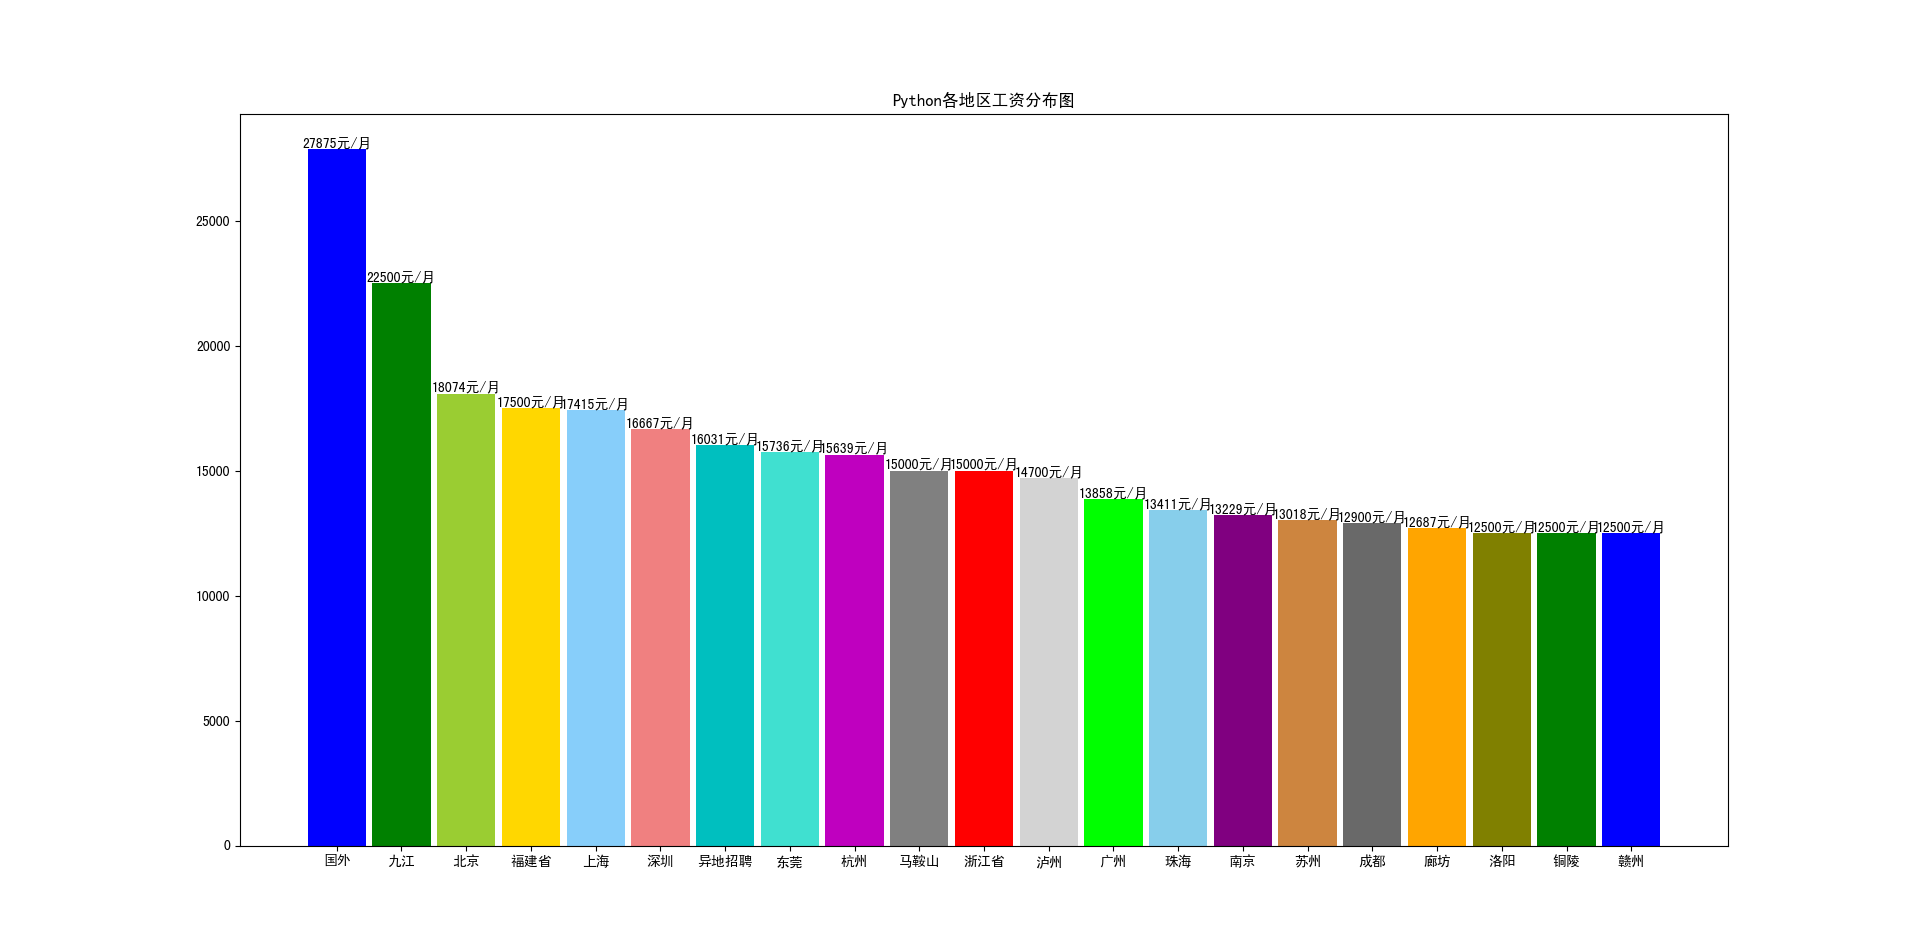

The script that drew this image:
import re
import numpy as np
import matplotlib.pyplot as plt

with open('job.txt', 'r') as jb:
    data = str(jb.readlines())

name = re.findall('职位名:.*?\s', data)
company = re.findall('工作地点:.*?\s', data)
moneys = re.findall('工资:.*?\s', data)
place = set()
money = []
RMB = []
for i, j, k in zip(name, company, moneys):
    if 'Java' not in i and 'JAVA' not in i and 'C' not in i and 'php' not in i and 'PHP' and 'c' not in i and float(re.sub('工资:|\s', '', k)) != 0.0:
        place.add(re.sub('工作地点:|\s', '', j))
place = list(place)
for i in range(len(place)):
    money.append([])
for j, k in zip(company, moneys):
    if re.sub('工作地点:|\s', '', j) in place and float(re.sub('工资:|\s', '', k)) != 0.0:
        money[place.index(re.sub('工作地点:|\s', '', j))].append(float(re.sub('工资:|\s', '', k)))

for i in range(len(place)):
    RMB.append(round(sum(money[i])/len(money[i]), 2))

a, b = [], []
for ii in range(21):
    a.append(max(RMB))
    b.append(place[RMB.index(max(RMB))])
    place.remove(place[RMB.index(max(RMB))])
    RMB.remove(max(RMB))

plt.title(u'Python各地区工资分布图')
colors = ['b', 'g', 'yellowgreen', 'gold', 'lightskyblue', 'lightcoral', 'c', 'turquoise', 'm', 'gray', 'r',
          'lightgray', 'lime', 'skyblue', 'purple', 'peru',  'dimgray', 'orange', 'olive', 'g']

x = np.arange(len(a))
plt.bar(range(len(a)), a, width=0.9, tick_label=b, color=colors)
for _a, _b in zip(x, a):
    plt.text(_a, _b+0.9, '%d元/月' % _b, ha='center', va='bottom', fontsize=10)
plt.show()
